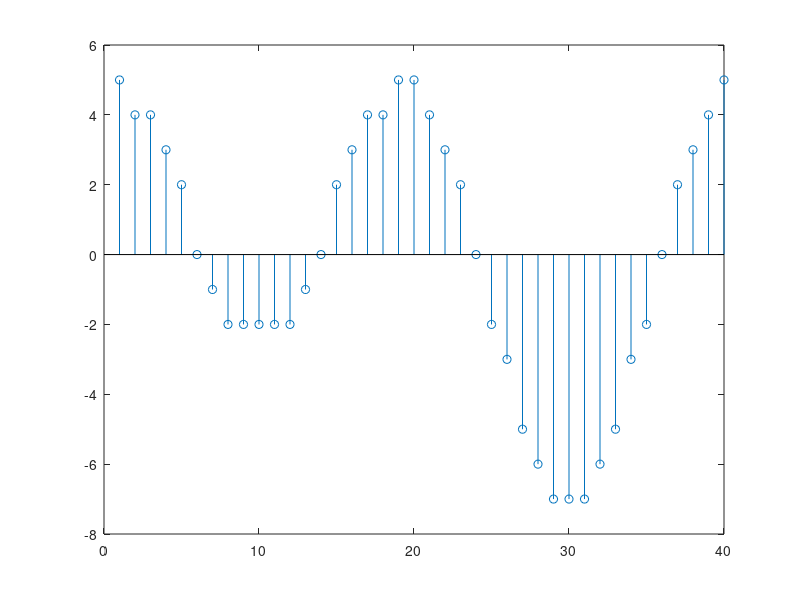

MATLAB code to generate this figure:
f = 1;
fs = 40;
n = 1 : 40;
y = sin(2*pi*f/fs*n) + 2*cos(2*pi*2*f/fs*n);
b = 4;
label = 2^(b-1)-1;
max_amplitude = max(abs(y));
y_quantized = floor((y * label )/max_amplitude + 0.5);
stem(n, y_quantized);